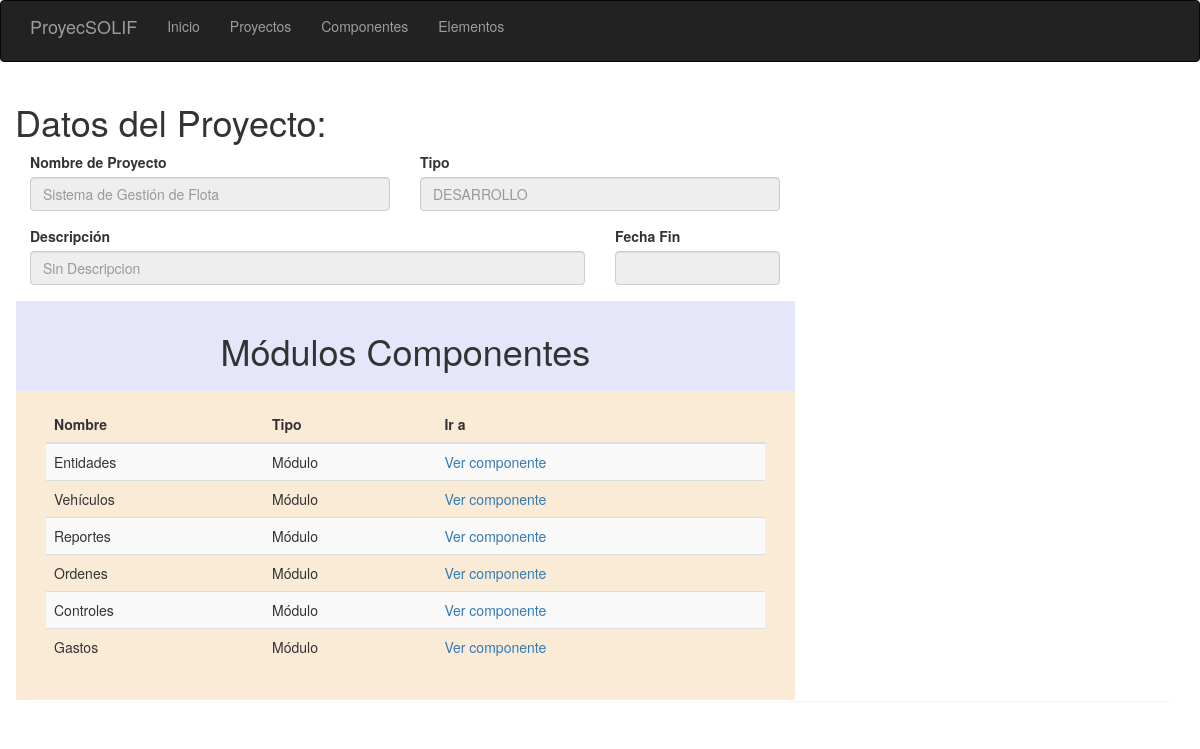
Page /proyecto/0eb8ba90-5826-46ce-ab77-8cf23b2e5b07 on the committed database.
### infraestructura/persistencia/modelo/base_de_datos_proyectos.py (models this page shows)
class ProyectoDTO(Base):
    __tablename__ = "td_proyecto"
    id = Column(String(36), primary_key=True)
    nombre_proyecto = Column(String(100), nullable=False)
    tipo_proyecto = Column(String(50), nullable=False)
    descripcion = Column(String(200), nullable=False)
    fecha_fin = Column(String(10), nullable=False)

class ComponenteDTO(Base):
    __tablename__ = "td_componente"
    id = Column(String(36), primary_key=True)
    nombre_componente = Column(String(200), nullable=False)
    tipo_componente = Column(String(50), nullable=False)
    id_proyecto = Column(String(36), ForeignKey(ProyectoDTO.id))

### presentacion/app.py (the view, shortened to what this page needs)
@app.route("/proyecto/", methods=["POST"])
@app.route("/proyecto/<string:id>", methods=["GET", "POST"])
def proyecto(id):
    formulario = ProyectoForm()
    formulario.inicializar()
    proyecto = ProyectoVM(config.gestor_proyecto)
    if id != "0":
        if request.method == "GET":
            if proyecto.recuperar_proyecto(id) is None:
                return redirect(url_for("index"))
            else:
                proyecto.listar_modulos()
                formulario.id = proyecto.identificador
                formulario.nombre_proyecto = proyecto.nombre
                formulario.descripcion = proyecto.descripcion
                formulario.tipo_proyecto = proyecto.tipo
                formulario.fecha_fin = proyecto.fecha_fin
                for item in proyecto.lista:
                    formulario.lista_modulos.append(item)
    return render_template("proyecto.html", form=formulario)

### presentacion/formularios.py
class ProyectoForm(FlaskForm):
    nombre_proyecto = StringField('Nombre del Proyecto', validators=[DataRequired(), Length(max=50)])
    descripcion = StringField('Descripcion')
    tipo_proyecto = StringField('Tipo de Proyecto')
    fecha_fin = StringField('Fecha de Fin')
    id = StringField('Identificador')
    lista_modulos = []
    @staticmethod
    def inicializar():
        ProyectoForm.nombre_proyecto = None
        ProyectoForm.descripcion = None
        ProyectoForm.tipo_proyecto = None
        ProyectoForm.fecha_fin = None
        ProyectoForm.lista_modulos = []

### aplicacion/gestores/gestor_componente.py (called while the page is built)
    def asignar_repositorio(self, repositorio):
        self._repositorio = repositorio
        return

    def obtener_componentes_del_proyecto(self, proyecto):
        self._abrir_unidad_de_trabajo()
        lista_componentes = self._repositorio.obtener_por_proyecto(proyecto)
        self._cerrar_unidad_de_trabajo()
        return lista_componentes

    def _abrir_unidad_de_trabajo(self):
        sesion = sessionmaker(bind=self._repositorio.contexto.recurso)
        self._repositorio.contexto.sesion = sesion()
        return

    def _cerrar_unidad_de_trabajo(self):
        self._repositorio.contexto.sesion.commit()
        return

### aplicacion/gestores/gestor_proyecto.py (called while the page is built)
    def recuperar_proyecto(self, id_proyecto):
        self._abrir_unidad_de_trabajo()
        self._proyecto = self._repositorio.recuperar(id_proyecto)
        self._cerrar_unidad_de_trabajo()
        return self._proyecto

    def _abrir_unidad_de_trabajo(self):
        sesion = sessionmaker(bind=self._repositorio.contexto.recurso)
        self._repositorio.contexto.sesion = sesion()
        return

    def _cerrar_unidad_de_trabajo(self):
        self._repositorio.contexto.sesion.commit()
        return

### dominio/base/entidad.py (called while the page is built)
    @property
    def identificacion(self):
        return self._id

    @identificacion.setter
    def identificacion(self, valor):
        self._id = valor
        return

### dominio/base/texto_no_vacio.py (called while the page is built)
    def __str__(self):
        return self._texto

    def validar(self, texto):
        if texto == "":
            self._valido = False
            self._resultado = "Error: Esta Vacio"
        return self

    def validar(self, texto):
        if texto is None:
            self._valido = False
            self._resultado = "Error: Es Nulo"
        return self

    def validar(self, texto):
        if type(texto) is not str:
            self._valido = False
            self._resultado = "Error: No es texto"
        return self

### dominio/base/validador.py (called while the page is built)
    @property
    def valido(self):
        return self._valido

### presentacion/templates/proyecto.html (shortened to what this page needs)
{% extends "base.html" %}
{% import "bootstrap/wtf.html" as wtf %}
{% block content %}
    <div class="container-fluid">
        <h1>Datos del Proyecto:</h1>
        <div class="container">
            <form method="POST" action="/proyecto/0" role="form">
                <div class="row">
                    <div class="col-sm-4">
                      <div class="form-group">
                            <label for="nombre_proyecto">Nombre de Proyecto</label>
                             {% if form.id !="0" %}
                             <input type="text" class="form-control"
                                            placeholder="{{ form.nombre_proyecto}}"
                                            readonly>
                             {% else %}
                             <input type="text" class="form-control" id="nombre_proyecto"
                                    name="nombre_proyecto">
                             {% endif %}
                      </div>
                    </div>
                    <div class="col-sm-4">
                      <div class="form-group">
                          <label for="tipo_proyecto"> Tipo </label>
                             {%if form.id !="0" %}
                                <input type="text" class="form-control"
                                            placeholder="{{ form.tipo_proyecto}}"
                                            readonly>
                             {% else %}
                             <input type="text" class="form-control" id="tipo_proyecto"
                                    name="tipo_proyecto">
                              {% endif %}
                        </div>
                    </div>
                </div>
                <div class="row">
                    <div class="col-sm-6">
                        <div class="form-group">
                            <label for="descripcion"> Descripción </label>
                                 {%if form.id !="0" %}
                                    <input type="text" class="form-control"
                                                placeholder="{{ form.descripcion}}"
                                                readonly>
                                 {% else %}
                                    <input type="text" class="form-control" id="descripcion"
                                        name="descripcion">
                                  {% endif %}
                        </div>
                    </div>
                    <div class="col-sm-2">
                        <div class="form-group">
                              <label for="fecha_fin"> Fecha Fin </label>
                                 {%if form.id !="0" %}
                                    <input type="text" class="form-control"
                                                placeholder="{{ form.fecha_fin}}"
                                                readonly>
                                 {% else %}
                                 <input type="text" class="form-control" id="fecha_fin"
                                        name="fecha_fin">
                                  {% endif %}
                        </div>
                    </div>
                </div>
            </form>
            {%if form.id !="0" %}
                <div class="panel panel-defaulf">
                    <div class="row">
                        <div class = "col-sm-8" style = "background-color:lavender">
                            <div class="panel-heading" style="">
                                <h1><p class="text-center"> Módulos Componentes </h1>
                            </div>
                        </div>
                    </div>
                    <div class="row">
                        <div class = "col-sm-8" style = "background-color:antiquewhite">
                            <div class="panel-body">
                                <table class="table table-striped">
                                <thead>
                                  <tr>
                                        <th>Nombre </th>
                                        <th>Tipo</th>
                                        <th>Ir a</th>
                                  </tr>
                                </thead>
                                <tbody>
                                   {% for item in form.lista_modulos %}
                                      <tr>
                                            <td>{{ item.nombre }}</td>
                                            <td>{{ item.tipo_componente}}</td>
                                            <td><a href="{{ url_for('componente', id=item.identificacion) }}"> Ver componente </a></td>
                                      </tr>
                                   {% endfor %}
                                </tbody>
                              </table>
                            </div>
                        </div>
                    </div>
                </div>
            {% endif %}
        </div>
    </div>
{% endblock %}

### rows in the picture
ProyectoDTO: tipo_proyecto "DESARROLLO", descripcion "Sin Descripcion"
ComponenteDTO: nombre "Entidades", tipo_componente "Módulo"
ComponenteDTO: nombre "Vehículos", tipo_componente "Módulo"
ComponenteDTO: nombre "Reportes", tipo_componente "Módulo"
ComponenteDTO: nombre "Ordenes", tipo_componente "Módulo"
ComponenteDTO: nombre "Controles", tipo_componente "Módulo"
ComponenteDTO: nombre "Gastos", tipo_componente "Módulo"
